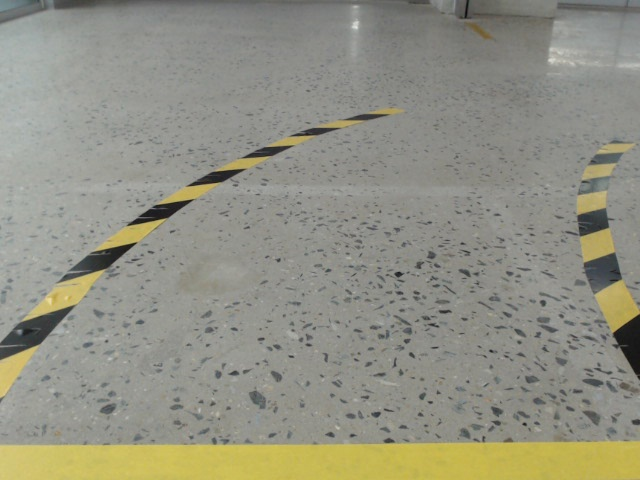
#> input picture front_ramp.jpg, 640 x 480 px
$ jupyter execute ramp_tracking.ipynb   (shell and % lines are left out)   (older library calls are emulated)
#> lines starting #> are read from the running program, lines starting #| are printed output that depends on the picture; after the words box and inside, x2 and y2 are one past the last pixel; in counts of white or black regions, pixels touching at a corner belong together
[cell 1]
import cv2
import math
import numpy as np
from cv_bridge import CvBridge

import matplotlib.pyplot as plt
import matplotlib.image as mpimg

[cell 2]
def rotate_image(image, angle, translation):
    ''' rotate image
    @params
    image : image
    angle : angle to rotate [deg]
    translation : move image

    @return
    new_image : rotated_image
    '''
    row,col = image.shape[:2]
    center=tuple(np.array([row,col])/2)
    rot_mat = cv2.getRotationMatrix2D(center,angle,1.0)   # center, angle[deg], ratio
    aff_mat = rot_mat.copy()
    aff_mat[:, 2] = translation
    print(aff_mat)
    image_rotated = cv2.warpAffine(image, aff_mat, (col,row))
    return image_rotated

[cell 3]

# img = cv2.imread('images/front.jpg')
img = cv2.imread('front_ramp.jpg')
#> img is the input picture: shape (480, 640, 3); mean B, G, R 131.3, 145.3, 145.8
img = cv2.cvtColor(img, cv2.COLOR_BGR2RGB)
img = cv2.flip(img, 1)
plt.imshow(img)

## HLS Transform
L : Lightness -> 검은색 검출(100 미만)
S : Saturation -> 색깔 검출 (60이상 255 미만)

[cell 4]
def threshold_hls(img_rgb, **kwargs):
    '''
    # Function Description
    Saturation Thresholding and binarization in HLS space

    # Parameter
    img_rgb               = RGB, undistorted image
    kwargs                = keyword arguments

    # kwargs
    verbose               = show both S channel image and undistorted image when verbose == True

    # Return
    combined_binary       = binarized image thresholded in Lightness & Saturation channel of HLS space
    '''

    # Threshold light channel for black
    l_thresh_min = 0
    # l_thresh_max = 120
    l_thresh_max = -1


    # Threshold color channel
    s_thresh_min = 60
    s_thresh_max = 255

    # Note: img is the undistorted, RGB image
    img_hls = cv2.cvtColor(img_rgb, cv2.COLOR_RGB2HLS)
    l_channel = img_hls[:,:,1]
    s_channel = img_hls[:,:,2]

    # Threshold color channel
    l_binary = np.zeros_like(l_channel)
    l_binary[(l_channel >= l_thresh_min) & (l_channel <= l_thresh_max)] = 1

    # Threshold color channel
    s_binary = np.zeros_like(s_channel)
    s_binary[(s_channel >= s_thresh_min) & (s_channel <= s_thresh_max)] = 1

    # Combined binary image
    combined_binary = np.zeros_like(l_binary)
    combined_binary[(l_binary == 1) | (s_binary == 1)] = 1

    for key, value in kwargs.items():
        if key == 'verbose' and value == True:
            color_binary = np.dstack((np.zeros_like(l_binary), l_binary, s_binary)) * 255

            f, ax = plt.subplots(2, 2, figsize = (16, 18))
            ax[0,0].imshow(l_binary, cmap='gray')
            ax[0,0].set_title('L Channel')
            ax[0,1].imshow(s_binary, cmap='gray')
            ax[0,1].set_title('S Binary')
            ax[1,0].imshow(color_binary)
            ax[1,0].set_title('Stacked Channel')
            ax[1,1].imshow(combined_binary, cmap='gray')
            ax[1,1].set_title('Combined Binary')
            plt.show()

    return combined_binary

[cell 5]
# How to Use
bin_img = threshold_hls(img, verbose=True)
#> in threshold_hls, `l_channel = img_hls[:,:,1]`:
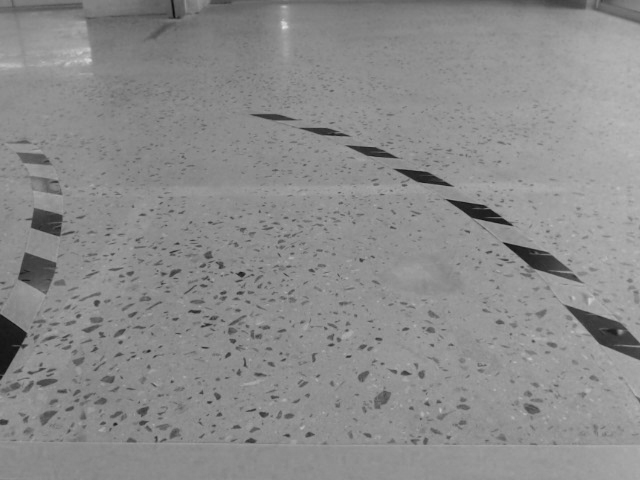
#> l_channel: shape (480, 640); min 12, max 227, mean 139.3
#> in threshold_hls, `s_channel = img_hls[:,:,2]`:
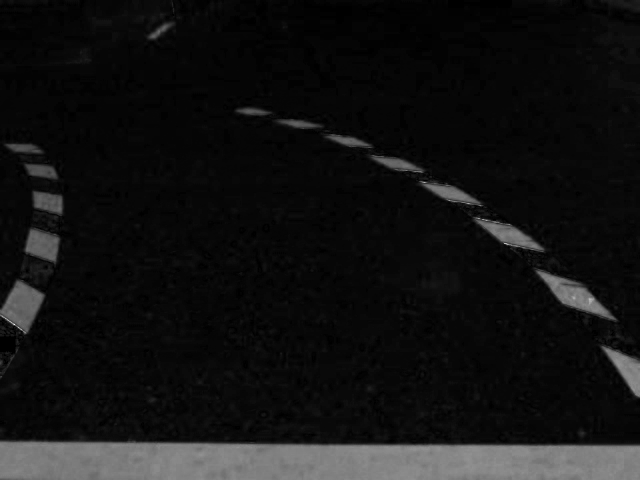
#> s_channel: shape (480, 640); min 0, max 242, mean 18.9
#> the loop in threshold_hls, `for key, value in kwargs.items():` made 1 pass
#> pass 1, in threshold_hls, `plt.show()`:
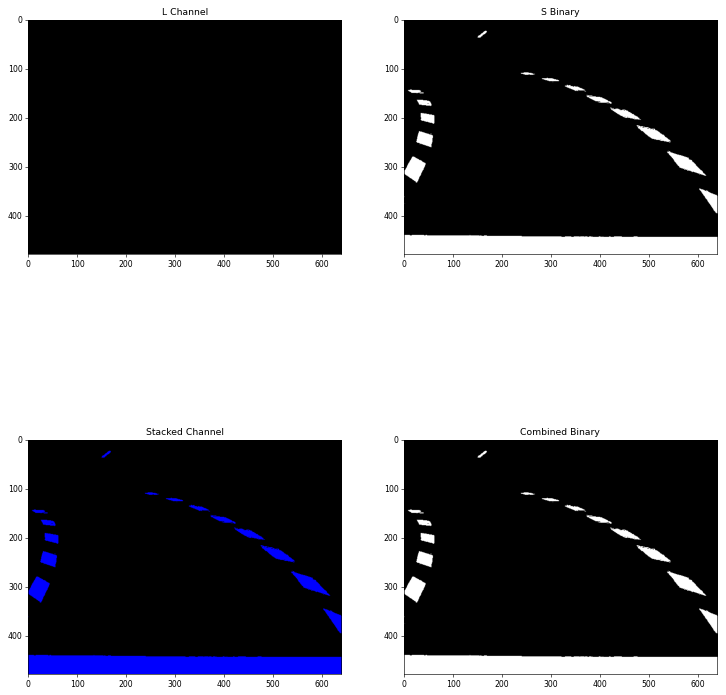
#> figure drawn by matplotlib, 4 panels
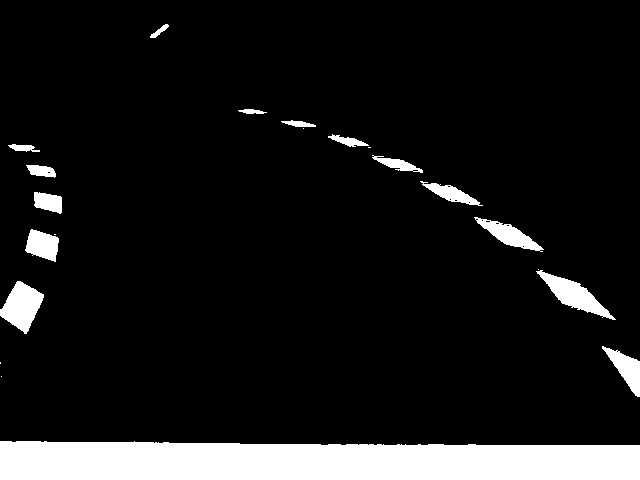
#> bin_img: shape (480, 640); values 0 (black) and 1 (white), 10% white; 21 white regions (6 under 20 px), largest, box (x1, y1, x2, y2) and area: (0, 441, 640, 480) 23242, (0, 281, 44, 334) 1354, (536, 270, 616, 320) 1312

## Perspective Change

[cell 6]
def warp_perspective(img_bin, **kwargs):
    '''
    # Function Description
    Convert perspective of binary image to bird's view image

    # Parameter
    img_bin               = binary, thresholded image
    **kwargs              = keyword arguments

    # kwargs
    verbose               = show both S channel image and undistorted image when verbose == True

    # Return
    combined_binary       = warped image
    '''
    # Image size in (x, y) direction
    img_size = (img_bin.shape[1], img_bin.shape[0])

    # Height(h), Width(w) of image
    h, w = img_bin.shape[:2]

    # Original points(src) in image and destination of points(dst) in warped image
    src = np.float32([[625, 442],    # below right
                      [0,   442],    # below left
                      [149, 192],    # top   left
                      [478, 192]])   # top   right
    dst = np.float32([[439, 460],   # below right
                      [201, 460],   # below left
                      [201, 192],    # top   left
                      [439, 192]])   # top   right

    # Perspective Transform Matrix(M) and Inverse transform matrix(Minv)
    M = cv2.getPerspectiveTransform(src, dst)
    Minv = cv2.getPerspectiveTransform(dst, src)

    # Warp the image
    binary_warped = cv2.warpPerspective(img_bin, M, (img_size))

    ## Visualization ##
    for key, value in kwargs.items():
        if key == 'verbose' and value == True:
            img_roi = np.dstack((img_bin, img_bin, img_bin)) * 255
            img_roi = cv2.polylines(img_roi, [np.int32(src)], True, (255, 0, 0), 2)
            img_warped = np.dstack((binary_warped, binary_warped, binary_warped)) * 255
            img_warped = cv2.polylines(img_warped, [np.int32(dst)], True, (255, 0, 0), 2)

            f, (ax1, ax2) = plt.subplots(1, 2, figsize = (32, 9))
            ax1.set_title('Before Warping', fontsize = 30)
            ax1.imshow(img_roi)
            ax2.set_title('After Warping', fontsize = 30)
            ax2.imshow(img_warped)
    return binary_warped, M, Minv

[cell 7]
# how to use
img_bin = threshold_hls(img)
img_warped, M, Minv = warp_perspective(img_bin, verbose = True)
#> the loop in warp_perspective, `for key, value in kwargs.items():` made 1 pass
#> pass 1, in warp_perspective, `img_roi = cv2.polylines(img_roi, [np.int32(src)], True, (255, 0, 0), 2)`:
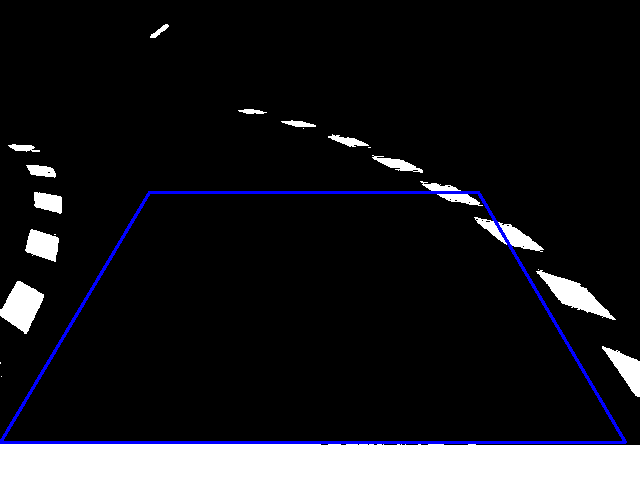
#> img_roi: shape (480, 640, 3); mean of channels 0, 1, 2 29, 25, 25; drawn as B, G, R
#> pass 1, in warp_perspective, `img_warped = cv2.polylines(img_warped, [np.int32(dst)], True, (255, 0,..`:
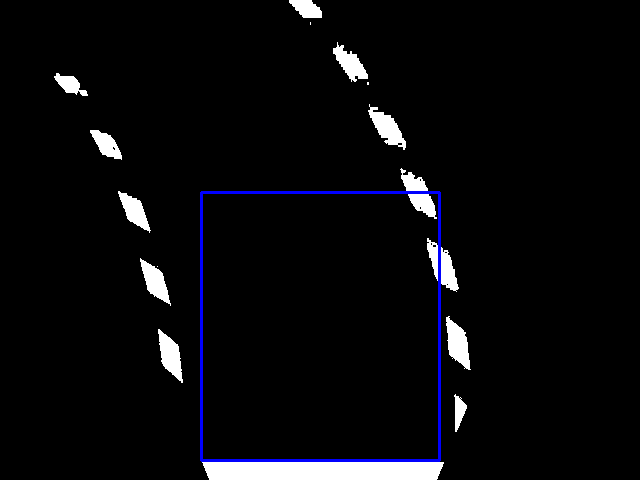
#> img_warped: shape (480, 640, 3); mean of channels 0, 1, 2 12, 9.5, 9.5; drawn as B, G, R
#> M = [[2.34, 3.74, -415.7], [2.18e-15, 8.83, -1073.2], [2.57e-18, 0.0116, 1]]; Minv = [[1.03, -0.415, -16.51], [0, 0.113, 121.6], [0, -0.00132, 1]]

## Detect lane pixels and fit to find the lane boundary

[cell 8]
def detect_lane_pixels(img_warped, verbose = False):
    # 가장 아래 80 pixel 제거
    img_warped_croped = img_warped[:400, :]
    # plt.imshow(img_warped_croped, cmap='gray')

    # Image 교정용 Rotation
    img_warped_croped = rotate_image(img_warped_croped, 0, (0, 0))

    # HYPERPARAMETERS
    nwindows = 10           # Choose the number of sliding windows
    margin = 50            # Set the width of the windows +/- margin
    minpix = 50            # Set minimum number of pixels found to recenter window

    # Set height of windows - based on nwindows above and image shape
    window_height = np.int(img_warped_croped.shape[0]//nwindows)

    # Take a histogram of the bottom half of the image
    histogram = np.sum(img_warped_croped[img_warped_croped.shape[0]//2:img_warped_croped.shape[0],:], axis=0)

    # Visualize the resulting histogram
    # plt.plot(histogram)
    # plt.show()

    # Find the peak of the left and right halves of the histogram
    # These will be the starting point for the left and right lines
    midpoint = np.int(histogram.shape[0]//2)
    leftx_base = np.argmax(histogram[:midpoint])
    rightx_base = np.argmax(histogram[midpoint:]) + midpoint

    # Identify the x and y positions of all nonzero (i.e. activated) pixels in the image
    # nonzero
    nonzero = img_warped_croped.nonzero()
    nonzeroy = np.array(nonzero[0])
    nonzerox = np.array(nonzero[1])

    # Current positions to be updated later for each window in nwindows
    leftx_current = leftx_base
    rightx_current = rightx_base

    # Create empty lists to receive left and right lane pixel indices
    left_lane_inds = []
    right_lane_inds = []

    # [Visualization] Create an output image to draw on and visualize the result
    if verbose == True:
        out_img = np.dstack((img_warped_croped*255, img_warped_croped*255, img_warped_croped*255))

    # Step through the windows one by one
    # for window in range(nwindows):
    for window in range(nwindows):
        # Identify window boundaries in x and y (and right and left)
        win_y_low = img_warped_croped.shape[0] - (window+1)*window_height
        win_y_high = img_warped_croped.shape[0] - window*window_height
        #Find the four below boundaries of the window ###
        win_xleft_low = leftx_current - margin  # Update this
        win_xleft_high = leftx_current + margin  # Update this
        win_xright_low = rightx_current - margin  # Update this
        win_xright_high = rightx_current + margin  # Update this

        # [Visualization] Draw the windows on the visualization image
        if verbose == True:
            cv2.rectangle(out_img,(win_xleft_low, win_y_low),
            (win_xleft_high, win_y_high),(0,255,0), 2)
            cv2.rectangle(out_img,(win_xright_low,win_y_low),
            (win_xright_high,win_y_high),(0,255,0), 2)

        ### TO-DO: Identify the nonzero pixels in x and y within the window ###
        good_left_inds = ((nonzerox >= win_xleft_low) & (nonzerox < win_xleft_high) & (nonzeroy >= win_y_low) & (nonzeroy < win_y_high)).nonzero()[0]
        good_right_inds = ((nonzerox >= win_xright_low) & (nonzerox < win_xright_high) & (nonzeroy >= win_y_low) & (nonzeroy < win_y_high)).nonzero()[0]

        # Append these indices to the lists
        left_lane_inds.append(good_left_inds)
        right_lane_inds.append(good_right_inds)

        ### TO-DO: If you found > minpix pixels, recenter next window ###
        ### (`right` or `leftx_current`) on their peak histogram ###
        if(len(good_left_inds) > minpix):
            leftx_current = np.int(np.mean(nonzerox[good_left_inds]))
        if(len(good_right_inds) > minpix):
            rightx_current = np.int(np.mean(nonzerox[good_right_inds]))

    # Concatenate the arrays of indices (previously was a list of lists of pixels)
    left_lane_inds = np.concatenate(left_lane_inds)
    right_lane_inds = np.concatenate(right_lane_inds)

    # Extract left and right line pixel positions
    leftx = nonzerox[left_lane_inds]
    lefty = nonzeroy[left_lane_inds]
    rightx = nonzerox[right_lane_inds]
    righty = nonzeroy[right_lane_inds]

    if verbose == True:
        plt.figure(figsize = (24, 9))
        plt.imshow(out_img)

    return img_warped_croped, leftx, lefty, rightx, righty

[cell 9]
# how to use
img_bin = threshold_hls(img)
img_warped, M, Minv = warp_perspective(img_bin)
img_warped_croped, leftx, lefty, rightx, righty = detect_lane_pixels(img_warped, verbose=True)
#> in detect_lane_pixels, `img_warped_croped = img_warped[:400, :]`:
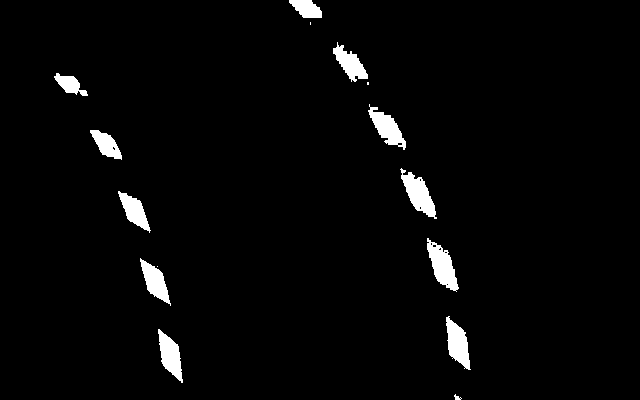
#> img_warped_croped: shape (400, 640); values 0 (black) and 1 (white), 2.8% white; 15 white regions (3 under 20 px), largest, box (x1, y1, x2, y2) and area: (427, 238, 459, 292) 855, (400, 168, 437, 219) 839, (446, 316, 471, 370) 762
#| [[ 1.  0.  0.]
#|  [-0.  1.  0.]]
#> in detect_lane_pixels, `histogram = np.sum(img_warped_croped[img_warped_croped.shape[0]//2:img..`: histogram = 640 values, max 71 at index 449, min 0 at index 0, mean 5.98
#> in detect_lane_pixels, `leftx_base = np.argmax(histogram[:midpoint])`: leftx_base = 162
#> in detect_lane_pixels, `rightx_base = np.argmax(histogram[midpoint:]) + midpoint`: rightx_base = 449
#> in detect_lane_pixels, `nonzero = img_warped_croped.nonzero()`: nonzero = 7131 positions, rows 0 to 399, columns 54 to 470
#> in detect_lane_pixels, `nonzeroy = np.array(nonzero[0])`: nonzeroy = 7131 values from 0 to 399
#> in detect_lane_pixels, `nonzerox = np.array(nonzero[1])`: nonzerox = 7131 values, max 470 at index 7009, min 54 at index 1000, mean 295.9
#> in detect_lane_pixels, `leftx_current = leftx_base`: leftx_current = 162
#> in detect_lane_pixels, `rightx_current = rightx_base`: rightx_current = 449
#> the loop in detect_lane_pixels, `for window in range(nwindows):` made 10 passes
#> (win_xleft_low, win_xleft_high, win_xright_low, win_xright_high, leftx_current, rightx_current) on passes 1 to 8: (112, 212, 399, 499, 173, 462), (123, 223, 412, 512, 167, 456), (117, 217, 406, 506, 158, 449), (108, 208, 399, 499, 150, 440), (100, 200, 390, 490, 135, 424), (85, 185, 374, 474, 125, 414), (75, 175, 364, 464, 106, 389), (56, 156, 339, 439, 71, 376)
#> after the loop in detect_lane_pixels, `for window in range(nwindows):`:
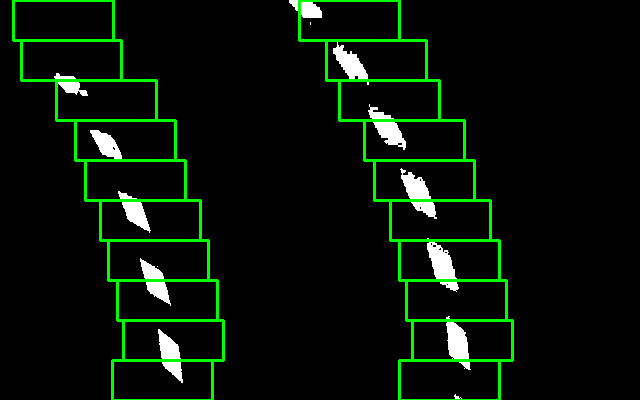
#> out_img: shape (400, 640, 3); mean of channels 0, 1, 2 6.5, 17.8, 6.5; drawn as B, G, R
#> after the loop in detect_lane_pixels, `for window in range(nwindows):`: left_lane_inds = 10 items
#> in detect_lane_pixels, `left_lane_inds = np.concatenate(left_lane_inds)`: left_lane_inds = 2855 values, max 7105 at index 272, min 928 at index 2760, mean 4178.1
#> in detect_lane_pixels, `right_lane_inds = np.concatenate(right_lane_inds)`: right_lane_inds = 4202 values, max 7130 at index 104, min 10 at index 3858, mean 3209.5
#> in detect_lane_pixels, `leftx = nonzerox[left_lane_inds]`: leftx = 2855 values, max 182 at index 264, min 54 at index 2771, mean 134.5
#> in detect_lane_pixels, `lefty = nonzeroy[left_lane_inds]`: lefty = 2855 values, max 382 at index 271, min 73 at index 2760, mean 235
#> in detect_lane_pixels, `rightx = nonzerox[right_lane_inds]`: rightx = 4202 values, max 470 at index 79, min 299 at index 3858, mean 405.5
#> in detect_lane_pixels, `righty = nonzeroy[right_lane_inds]`: righty = 4202 values, max 399 at index 99, min 0 at index 3858, mean 190.1

## Fit a polynomial

[cell 10]
# Fit a second order polynomial to each using `np.polyfit`
left_fit = np.polyfit(lefty, leftx, 2)
#> left_fit = [-0.000901, 0.762, 13.08]
right_fit = np.polyfit(righty, rightx, 2)
#> right_fit = [-0.000968, 0.782, 303]

# Generate x and y values for plotting
ploty = np.linspace(0, img_warped_croped.shape[0]-1, img_warped_croped.shape[0] )
# print(ploty)
try:
    left_fitx = left_fit[0]*ploty**2 + left_fit[1]*ploty + left_fit[2]
#> left_fitx = 400 values from 13.08 to 173.7
    right_fitx = right_fit[0]*ploty**2 + right_fit[1]*ploty + right_fit[2]
#> right_fitx = 400 values from 303 to 461.1
except TypeError:
    # Avoids an error if `left` and `right_fit` are still none or incorrect
    print('The function failed to fit a line!')
    left_fitx = 1*ploty**2 + 1*ploty
    right_fitx = 1*ploty**2 + 1*ploty

## Visualization ##
# Colors in the left and right lane regions
out_img = np.dstack((img_warped_croped*255, img_warped_croped*255, img_warped_croped*255))
out_img[lefty, leftx] = [255, 0, 0]
out_img[righty, rightx] = [0, 0, 255]

# Plots the left and right polynomials on the lane lines
plt.plot(left_fitx, ploty, color='yellow')
plt.plot(right_fitx, ploty, color='yellow')
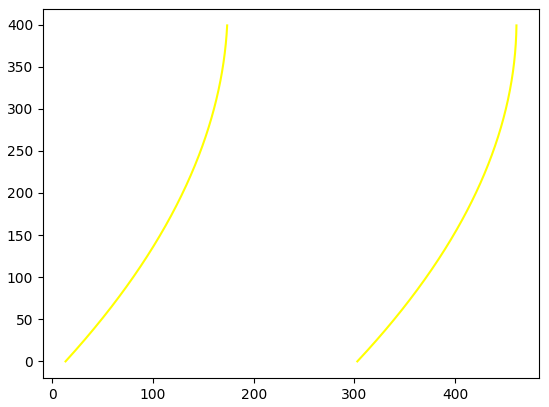
#> figure drawn by matplotlib, 1 panel; curve peaks at x = 173.7, y = 399; curve peaks at x = 461.1, y = 399

## Visualization

[cell 11]
out_img[lefty, leftx] = [255, 0, 0]
out_img[righty, rightx] = [0, 0, 255]

plt.plot(left_fitx, ploty, color='yellow')
plt.plot(right_fitx, ploty, color='yellow')
plt.imshow(out_img)
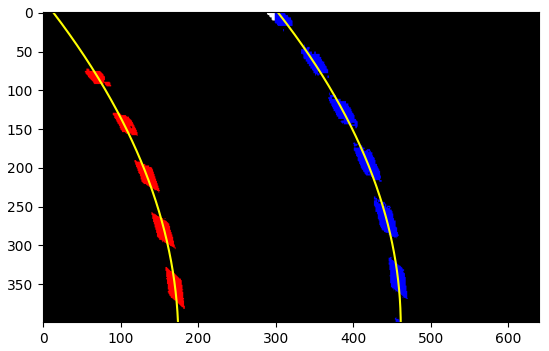
#> figure drawn by matplotlib, 1 panel
#> (the rest of the program and of its run is left out)
